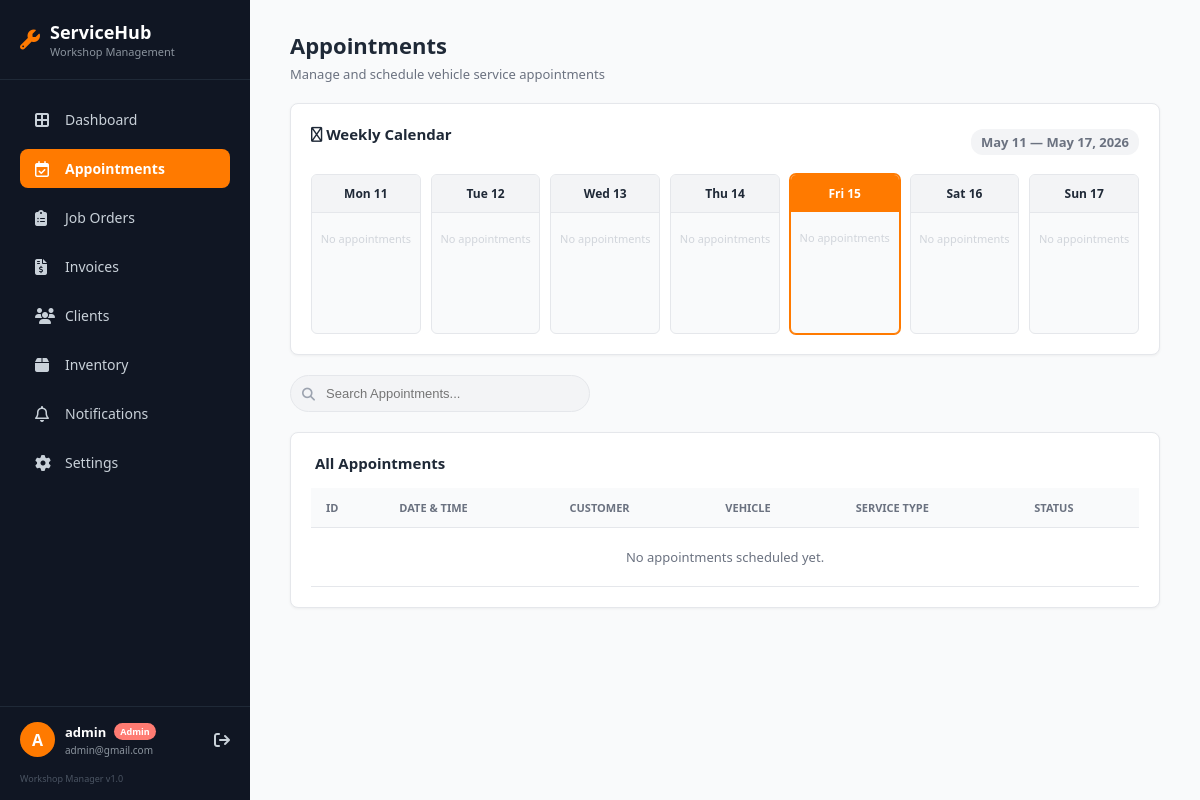
The page /appointments.php (signed in) on the database as committed earlier.
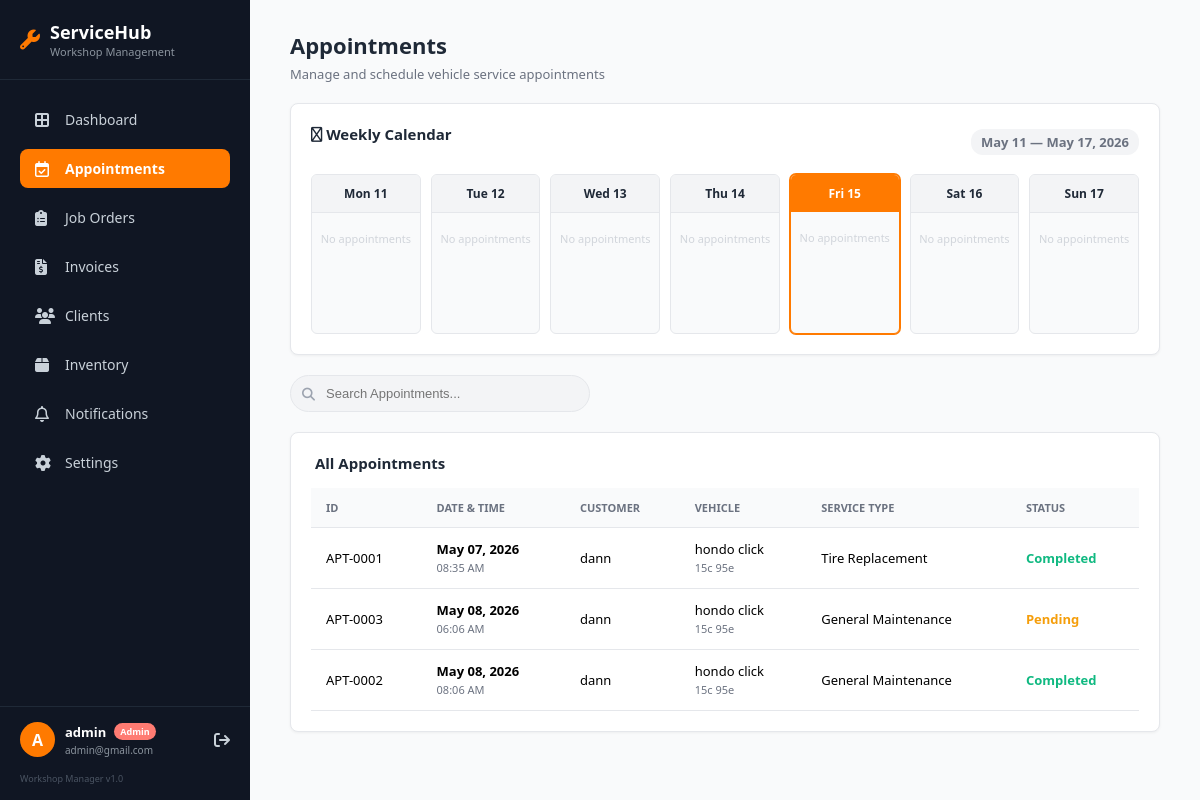
The same page on the database as committed later.
### tables this page shows
CREATE TABLE `appointments` (
  `id` int(11) NOT NULL,
  `user_id` int(11) NOT NULL,
  `vehicle_id` int(11) NOT NULL,
  `service_type` varchar(100) NOT NULL,
  `appointment_date` date NOT NULL,
  `appointment_time` time NOT NULL,
  `mechanic_preference` varchar(100) DEFAULT NULL,
  `notes` text DEFAULT NULL,
  `status` enum('Pending','Confirmed','Completed','Cancelled') DEFAULT 'Pending',
  `created_at` timestamp NOT NULL DEFAULT current_timestamp()
);

CREATE TABLE `users` (
  `id` int(11) NOT NULL,
  `role` enum('Customer','Admin') NOT NULL DEFAULT 'Customer',
  `full_name` varchar(100) NOT NULL,
  `username` varchar(50) NOT NULL,
  `email` varchar(100) NOT NULL,
  `password` varchar(255) NOT NULL,
  `created_at` timestamp NOT NULL DEFAULT current_timestamp(),
  `profile_image` varchar(255) DEFAULT 'default_avatar.png',
  `phone_number` varchar(20) DEFAULT ''
);

CREATE TABLE `vehicles` (
  `id` int(11) NOT NULL,
  `user_id` int(11) NOT NULL,
  `make_model` varchar(100) NOT NULL,
  `year` int(4) NOT NULL,
  `plate_number` varchar(20) NOT NULL,
  `engine_type` enum('Gasoline','Diesel','Electric','Hybrid') NOT NULL,
  `vin` varchar(50) DEFAULT NULL,
  `notes` text DEFAULT NULL,
  `created_at` timestamp NOT NULL DEFAULT current_timestamp(),
  `vehicle_image` varchar(255) DEFAULT 'default_bike.png'
);

### appointments.php (the view, shortened to what this page needs)
<?php
require 'includes/db.php';
$adminName = $_SESSION['username'] ?? 'Admin';
$adminEmail = 'admin@gmail.com';
?>
<!DOCTYPE html>
<html lang="en">
<head>
    <link rel="stylesheet" href="https://cdnjs.cloudflare.com/ajax/libs/font-awesome/6.4.0/css/all.min.css">
</head>
<body>
    <aside class="sidebar">
        <div class="sidebar-header">
            <i class="fa-solid fa-wrench" style="color: var(--primary-orange); font-size: 20px;"></i>
            <div>
                <h2>ServiceHub</h2>
                <p>Workshop Management</p>
            </div>
        </div>
        <ul class="nav-links">
            <li><a href="admin_dashboard.php"><i class="fa-solid fa-border-all"></i> Dashboard</a></li>
            <li><a href="appointments.php" class="active"><i class="fa-regular fa-calendar-check"></i> Appointments</a></li>
            <li><a href="job_orders.php"><i class="fa-solid fa-clipboard-list"></i> Job Orders</a></li>
            <li><a href="invoices.php"><i class="fa-solid fa-file-invoice-dollar"></i> Invoices</a></li>
            <li><a href="clients.php"><i class="fa-solid fa-users"></i> Clients</a></li>
            <li><a href="inventory.php"><i class="fa-solid fa-box"></i> Inventory</a></li>
            <li><a href="notifications.php"><i class="fa-regular fa-bell"></i> Notifications</a></li>
            <li><a href="settings.php"><i class="fa-solid fa-gear"></i> Settings</a></li>
        </ul>
        <div class="user-profile-container">
            <div class="user-profile">
                <div class="avatar"><?php echo strtoupper(substr($adminName, 0, 1)); ?></div>
                <div class="user-info">
                    <h4><?php echo htmlspecialchars($adminName); ?> <span class="admin-badge">Admin</span></h4>
                    <p><?php echo htmlspecialchars($adminEmail); ?></p>
                </div>
                <a href="index.php" class="logout-btn" title="Logout"><i class="fa-solid fa-arrow-right-from-bracket"></i></a>
            </div>
            <div class="app-version">Workshop Manager v1.0</div>
        </div>
    </aside>
    <main class="main-content">
        <div class="top-header">
            <div>
                <h1>Appointments</h1>
                <p>Manage and schedule vehicle service appointments</p>
            </div>
        </div>
        <div class="outline-card">
            <?php
            $currentDate = new DateTime();
            $dayOfWeek = $currentDate->format('N');
            $startOfWeek = clone $currentDate;
            $startOfWeek->modify('-' . ($dayOfWeek - 1) . ' days');
            $weekDays = [];
            for ($i = 0; $i < 7; $i++) {
                $day = clone $startOfWeek;
                $day->modify("+$i days");
                $weekDays[] = $day->format('Y-m-d');
            }
            $placeholders = implode(',', array_fill(0, count($weekDays), '?'));
            $calQuery = "
                SELECT a.appointment_date, a.appointment_time, u.full_name, v.make_model, a.status
                FROM appointments a
                JOIN users u ON a.user_id = u.id
                JOIN vehicles v ON a.vehicle_id = v.id
                WHERE a.appointment_date IN ($placeholders)
                ORDER BY a.appointment_time ASC
            ";
            $calStmt = $pdo->prepare($calQuery);
            $calStmt->execute($weekDays);
            $weekAppointments = $calStmt->fetchAll(PDO::FETCH_GROUP | PDO::FETCH_ASSOC);
            ?>
            <div class="calendar-header">
                <h3><i class="fa-regular fa-calendar-week"></i> Weekly Calendar</h3>
                <span style="font-size: 13px; font-weight: 600; color: var(--text-muted); background: #f3f4f6; padding: 4px 10px; border-radius: 12px;">
                    <?php echo date('M d', strtotime($weekDays[0])) . ' — ' . date('M d, Y', strtotime($weekDays[6])); ?>
                </span>
            </div>
            <div class="calendar-grid">
                <?php
                $todayDate = date('Y-m-d');
                foreach ($weekDays as $date) {
                    $dayName = date('D', strtotime($date));
                    $dayNum = date('d', strtotime($date));
                    $isToday = ($date === $todayDate) ? 'today-col' : '';
                    echo "<div class='cal-col {$isToday}'>";
                    echo "<div class='cal-day-header'>{$dayName} {$dayNum}</div>";
                    echo "<div class='cal-day-body'>";
                    if (isset($weekAppointments[$date])) {
                        foreach ($weekAppointments[$date] as $appt) {
                            $time = date('g:i A', strtotime($appt['appointment_time']));
                            $statusClass = $appt['status'];
                            echo "<div class='cal-appt {$statusClass}' title='{$appt['full_name']} - {$appt['make_model']}'>";
                            echo "<span class='cal-time'>{$time}</span>";
                            echo "<span class='cal-detail'>{$appt['make_model']}</span>";
                            echo "</div>";
                        }
                    } else {
                        echo "<span style='color: #d1d5db; font-size: 11px; text-align: center; display: block; margin-top: 10px;'>No appointments</span>";
                    }
                    echo "</div></div>";
                }
                ?>
            </div>
        </div>
        <div class="search-container">
            <i class="fa-solid fa-magnifying-glass"></i>
            <input type="text" placeholder="Search Appointments...">
        </div>
        <div class="outline-card">
            <h3><i class="fa-regular fa-calendar-lines"></i> All Appointments</h3>
            <table class="data-table">
                <thead>
                    <tr>
                        <th>ID</th>
                        <th>Date & Time</th>
                        <th>Customer</th>
                        <th>Vehicle</th>
                        <th>Service Type</th>
                        <th>Status</th>
                    </tr>
                </thead>
                <tbody>
                    <?php
                    $query = "
                        SELECT
                            a.id, a.appointment_date, a.appointment_time, a.service_type, a.status,
                            u.full_name as customer_name,
                            v.make_model, v.plate_number
                        FROM appointments a
                        JOIN users u ON a.user_id = u.id
                        JOIN vehicles v ON a.vehicle_id = v.id
                        ORDER BY a.appointment_date ASC, a.appointment_time ASC
                    ";
                    $stmt = $pdo->query($query);
                    $appointments = $stmt->fetchAll();
                    if (count($appointments) > 0) {
                        foreach ($appointments as $appt) {
                            $formattedDate = date("M d, Y", strtotime($appt['appointment_date']));
                            $formattedTime = date("h:i A", strtotime($appt['appointment_time']));
                            echo "<tr>";
                            echo "<td>APT-" . str_pad($appt['id'], 4, '0', STR_PAD_LEFT) . "</td>";
                            echo "<td><strong>{$formattedDate}</strong><br><span style='color: var(--text-muted); font-size: 11px;'>{$formattedTime}</span></td>";
                            echo "<td>" . htmlspecialchars($appt['customer_name']) . "</td>";
                            echo "<td>" . htmlspecialchars($appt['make_model']) . "<br><span style='color: var(--text-muted); font-size: 11px;'>" . htmlspecialchars($appt['plate_number']) . "</span></td>";
                            echo "<td>" . htmlspecialchars($appt['service_type']) . "</td>";
                            $statusColor = '#1f2937';
                            if ($appt['status'] == 'Completed') {
                                $statusColor = '#10b981';
                            } elseif ($appt['status'] == 'In Progress' || $appt['status'] == 'Confirmed') {
                                $statusColor = '#3b82f6';
                            } elseif ($appt['status'] == 'Pending') {
                                $statusColor = '#f59e0b';
                            } elseif ($appt['status'] == 'On Hold' || $appt['status'] == 'Cancelled') {
                                $statusColor = '#ef4444';
                            }
                            echo "<td style='color: {$statusColor}; font-weight: 600;'>" . htmlspecialchars($appt['status']) . "</td>";
                            echo "</tr>";
                        }
                    } else {
                        echo "<tr><td colspan='6' style='text-align:center; padding: 20px; color: var(--text-muted);'>No appointments scheduled yet.</td></tr>";
                    }
                    ?>
                </tbody>
            </table>
        </div>
    </main>
</body>
</html>

### appointments.php (style rules this page uses)
* { box-sizing: border-box; }
:root { --sidebar-bg: #101623; --sidebar-hover: #1f2937; --primary-orange: #FF7A00; --bg-light: #f9fafb; --text-dark: #1f2937; --text-muted: #6b7280; --border-color: #e5e7eb; }
body, html { margin: 0; padding: 0; font-family: 'Segoe UI', Tahoma, Geneva, Verdana, sans-serif; background-color: var(--bg-light); display: flex; height: 100vh; width: 100vw; overflow: hidden; }
.sidebar { width: 250px; flex-shrink: 0; background-color: var(--sidebar-bg); color: #fff; display: flex; flex-direction: column; height: 100%; }
.sidebar-header { padding: 20px; border-bottom: 1px solid #1f2937; display: flex; align-items: center; gap: 10px; }
.sidebar-header h2 { margin: 0; font-size: 18px; font-weight: 600; }
.sidebar-header p { margin: 0; font-size: 11px; color: #8b949e; }
.nav-links { list-style: none; padding: 15px 0; margin: 0; flex-grow: 1; }
.nav-links li { padding: 5px 20px; }
.nav-links a { color: #c9d1d9; text-decoration: none; display: flex; align-items: center; padding: 10px 15px; border-radius: 8px; font-size: 14px; transition: 0.2s; }
.nav-links a i { width: 20px; margin-right: 10px; font-size: 16px; }
.nav-links a.active { background-color: var(--primary-orange); color: #fff; font-weight: bold; }
.user-profile-container { border-top: 1px solid #1f2937; padding: 15px 20px; }
.user-profile { display: flex; align-items: center; gap: 10px; margin-bottom: 15px; }
.avatar { width: 35px; height: 35px; background-color: var(--primary-orange); color: white; border-radius: 50%; display: flex; justify-content: center; align-items: center; font-weight: bold; font-size: 16px; }
.user-info { flex-grow: 1; }
.user-info h4 { margin: 0; font-size: 13px; display: flex; align-items: center; gap: 8px; }
.admin-badge { background-color: #ff7b72; color: white; font-size: 9px; padding: 2px 6px; border-radius: 10px; }
.user-info p { margin: 2px 0 0 0; font-size: 10px; color: #8b949e; }
.logout-btn { color: #c9d1d9; text-decoration: none; transition: 0.2s; }
.app-version { font-size: 9px; color: #4b5563; text-align: left; }
.main-content { flex: 1; width: calc(100% - 250px); padding: 30px 40px; overflow-y: auto; }
.top-header { display: flex; justify-content: space-between; align-items: flex-start; margin-bottom: 20px; }
.top-header h1 { margin: 0 0 5px 0; font-size: 22px; color: var(--text-dark); }
.top-header p { margin: 0; color: var(--text-muted); font-size: 13px; }
.outline-card { background: #fff; border: 1px solid var(--border-color); border-radius: 8px; padding: 20px; margin-bottom: 20px; box-shadow: 0 1px 3px rgba(0,0,0,0.05); }
.outline-card h3 { margin: 0 0 15px 0; font-size: 15px; color: var(--text-dark); }
.search-container { position: relative; max-width: 300px; margin-bottom: 20px; }
.search-container input { width: 100%; padding: 10px 35px; border: 1px solid var(--border-color); border-radius: 20px; background-color: #f3f4f6; font-size: 13px; outline: none; }
.search-container .fa-magnifying-glass { position: absolute; left: 12px; top: 50%; transform: translateY(-50%); color: #9ca3af; font-size: 13px; }
.data-table { width: 100%; border-collapse: collapse; margin-top: 10px; font-size: 13px; }
.data-table th, .data-table td { padding: 12px 15px; text-align: left; border-bottom: 1px solid var(--border-color); }
.data-table th { background-color: #f9fafb; color: var(--text-muted); font-weight: 600; text-transform: uppercase; font-size: 11px; }
.calendar-header { display: flex; justify-content: space-between; align-items: center; margin-bottom: 15px; }
.calendar-grid { display: grid; grid-template-columns: repeat(7, 1fr); gap: 10px; margin-top: 10px; }
.cal-col { background: #f9fafb; border: 1px solid var(--border-color); border-radius: 6px; overflow: hidden; display: flex; flex-direction: column; }
.cal-day-header { background: #f3f4f6; padding: 10px 5px; text-align: center; border-bottom: 1px solid var(--border-color); font-size: 12px; font-weight: 600; color: var(--text-dark); }
.cal-day-body { padding: 8px; min-height: 120px; display: flex; flex-direction: column; gap: 6px; overflow-y: auto; max-height: 250px; }
.today-col { border-color: var(--primary-orange); box-shadow: 0 0 0 1px var(--primary-orange); }
.today-col .cal-day-header { background: var(--primary-orange); color: white; border-bottom: none; }

Rows that differ between the two databases and show on the page:
added appointments: id "0001", appointment_date "May 07, 2026", appointment_time "08:35 AM", user.full_name "dann", vehicle.make_model "hondo click", vehicle.plate_number "15c 95e", service_type "Tire Replacement", status "Completed"
added appointments: id "0003", appointment_date "May 08, 2026", appointment_time "06:06 AM", user.full_name "dann", vehicle.make_model "hondo click", vehicle.plate_number "15c 95e", service_type "General Maintenance", status "Pending"
added appointments: id "0002", appointment_date "May 08, 2026", appointment_time "08:06 AM", user.full_name "dann", vehicle.make_model "hondo click", vehicle.plate_number "15c 95e", service_type "General Maintenance", status "Completed"
Other text that changed with them:
text no longer shown: "No appointments scheduled yet."
